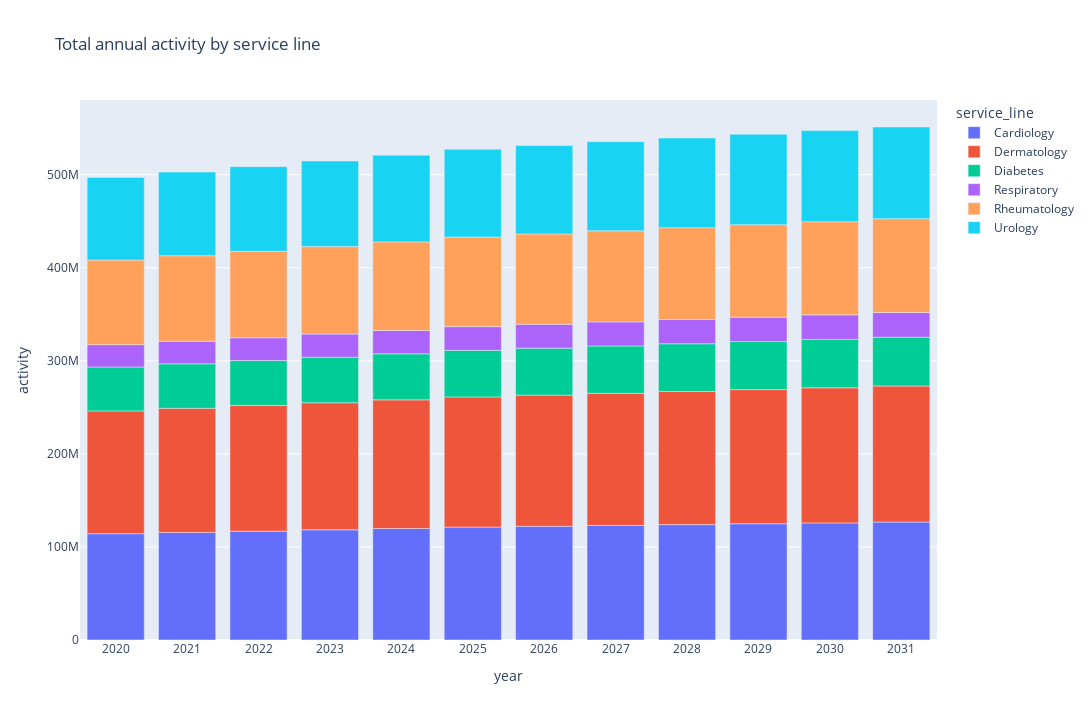

Notebook code for this chart:
### Code cell
px.bar(
    cf.groupby(["year", "service_line"], as_index=False).agg({"activity":"sum"}),
    x="year",
    y="activity",
    color="service_line",
    height=720,
    width=1280,
    title="Total annual activity by service line"
)

### Figure 1 — Plotly figure (JSON) as saved in the notebook; plotly's stock layout.template omitted (floating-point values rounded to 4 significant figures)
{"data": [{"alignmentgroup": "True", "hovertemplate": "service_line=Cardiology<br>year=%{x}<br>activity=%{y}<extra></extra>", "legendgroup": "Cardiology", "marker": {"color": "#636efa", "pattern": {"shape": ""}}, "name": "Cardiology", "offsetgroup": "Cardiology", "orientation": "v", "showlegend": true, "textposition": "auto", "type": "bar", "x": ["2020", "2021", "2022", "2023", "2024", "2025", "2026", "2027", "2028", "2029", "2030", "2031"], "xaxis": "x", "y": [114258639, 115600000.0, 117000000.0, 118400000.0, 119900000.0, 121300000.0, 122300000.0, 123100000.0, 124000000.0, 124900000.0, 125800000.0, 126700000.0], "yaxis": "y"}, {"alignmentgroup": "True", "hovertemplate": "service_line=Dermatology<br>year=%{x}<br>activity=%{y}<extra></extra>", "legendgroup": "Dermatology", "marker": {"color": "#EF553B", "pattern": {"shape": ""}}, "name": "Dermatology", "offsetgroup": "Dermatology", "orientation": "v", "showlegend": true, "textposition": "auto", "type": "bar", "x": ["2020", "2021", "2022", "2023", "2024", "2025", "2026", "2027", "2028", "2029", "2030", "2031"], "xaxis": "x", "y": [131935892, 133400000.0, 135000000.0, 136600000.0, 138200000.0, 139900000.0, 140900000.0, 142100000.0, 143100000.0, 144200000.0, 145200000.0, 146200000.0], "yaxis": "y"}, {"alignmentgroup": "True", "hovertemplate": "service_line=Diabetes<br>year=%{x}<br>activity=%{y}<extra></extra>", "legendgroup": "Diabetes", "marker": {"color": "#00cc96", "pattern": {"shape": ""}}, "name": "Diabetes", "offsetgroup": "Diabetes", "orientation": "v", "showlegend": true, "textposition": "auto", "type": "bar", "x": ["2020", "2021", "2022", "2023", "2024", "2025", "2026", "2027", "2028", "2029", "2030", "2031"], "xaxis": "x", "y": [47213586, 47760000.0, 48320000.0, 48890000.0, 49480000.0, 50090000.0, 50470000.0, 50850000.0, 51220000.0, 51600000.0, 51970000.0, 52330000.0], "yaxis": "y"}, {"alignmentgroup": "True", "hovertemplate": "service_line=Respiratory<br>year=%{x}<br>activity=%{y}<extra></extra>", "legendgroup": "Respiratory", "marker": {"color": "#ab63fa", "pattern": {"shape": ""}}, "name": "Respiratory", "offsetgroup": "Respiratory", "orientation": "v", "showlegend": true, "textposition": "auto", "type": "bar", "x": ["2020", "2021", "2022", "2023", "2024", "2025", "2026", "2027", "2028", "2029", "2030", "2031"], "xaxis": "x", "y": [23998474, 24270000.0, 24550000.0, 24850000.0, 25140000.0, 25450000.0, 25640000.0, 25830000.0, 26030000.0, 26220000.0, 26410000.0, 26600000.0], "yaxis": "y"}, {"alignmentgroup": "True", "hovertemplate": "service_line=Rheumatology<br>year=%{x}<br>activity=%{y}<extra></extra>", "legendgroup": "Rheumatology", "marker": {"color": "#FFA15A", "pattern": {"shape": ""}}, "name": "Rheumatology", "offsetgroup": "Rheumatology", "orientation": "v", "showlegend": true, "textposition": "auto", "type": "bar", "x": ["2020", "2021", "2022", "2023", "2024", "2025", "2026", "2027", "2028", "2029", "2030", "2031"], "xaxis": "x", "y": [90822056, 91860000.0, 92920000.0, 94030000.0, 95150000.0, 96300000.0, 97060000.0, 97870000.0, 98630000.0, 99380000.0, 100100000.0, 100800000.0], "yaxis": "y"}, {"alignmentgroup": "True", "hovertemplate": "service_line=Urology<br>year=%{x}<br>activity=%{y}<extra></extra>", "legendgroup": "Urology", "marker": {"color": "#19d3f3", "pattern": {"shape": ""}}, "name": "Urology", "offsetgroup": "Urology", "orientation": "v", "showlegend": true, "textposition": "auto", "type": "bar", "x": ["2020", "2021", "2022", "2023", "2024", "2025", "2026", "2027", "2028", "2029", "2030", "2031"], "xaxis": "x", "y": [88847123, 89880000.0, 90930000.0, 92030000.0, 93140000.0, 94300000.0, 95000000.0, 95730000.0, 96450000.0, 97170000.0, 97870000.0, 98560000.0], "yaxis": "y"}], "layout": {"barmode": "relative", "height": 720, "legend": {"title": {"text": "service_line"}, "tracegroupgap": 0}, "title": {"text": "Total annual activity by service line"}, "width": 1280, "xaxis": {"anchor": "y", "domain": [0, 1], "title": {"text": "year"}}, "yaxis": {"anchor": "x", "domain": [0, 1], "title": {"text": "activity"}}}}
